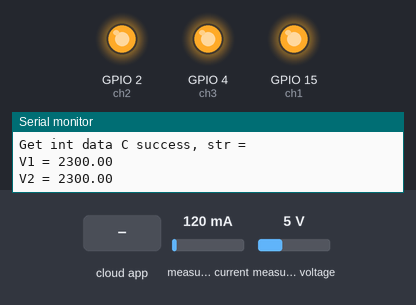
A sketch run on a simulated ESP32. Parts: output pins drawn as LEDs (lit = HIGH), the last lines printed to the serial monitor. Inputs (shaded band) come from the test bench; at power-on: measured current 120 mA, measured voltage 5 V. WiFi joins after 1.5 s; servers stay silent unless stated; the Firebase database answers and starts empty.

Above: at 2.7 s.
2.8 s: the phone or cloud app sets r7 to true
At 3.6 s:
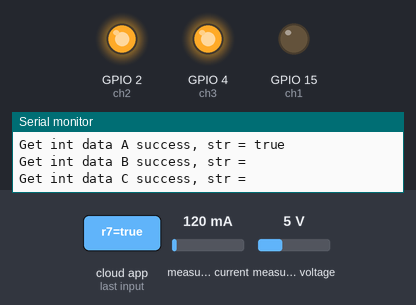
4.6 s: the phone or cloud app sets r8 to true
At 5.6 s:
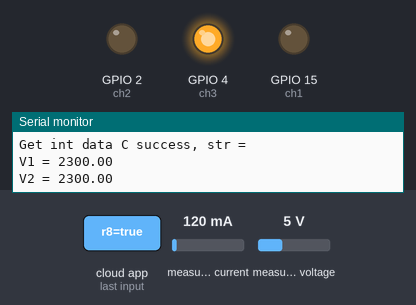
6.3 s: the phone or cloud app sets r9 to true
At 7.7 s:
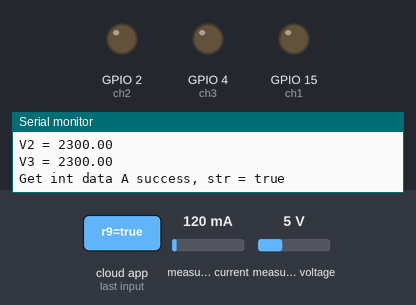
Timing chart, 0 to 9.3 s (numbered marks = the images above; inputs shaded):
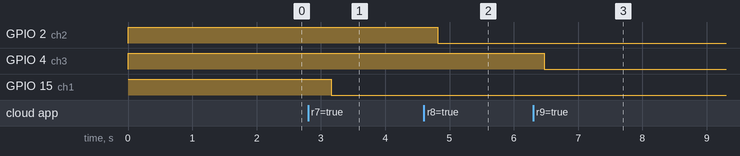

Measured:
- after the input at 2.8 s, GPIO 15 (ch1): HIGH → LOW after 0.36 s
- after the input at 4.6 s, GPIO 2 (ch2): HIGH → LOW after 0.21 s
- after the input at 6.3 s, GPIO 4 (ch3): HIGH → LOW after 0.17 s

The sketch:

Kamar3.ino
```cpp
#include <FirebaseESP32.h>
#include  <WiFi.h>
#define ch1 15
#define ch2 2
#define ch3 4

#define WIFI_SSID "Dr Ir H Amin MT"
#define WIFI_PASSWORD "duakatahurufbesarsemua"
#define FIREBASE_HOST "electric-socket-default-rtdb.firebaseio.com"
#define FIREBASE_AUTH "5rLy39hUjnJrYUOmgEiUpyM57C6ZnvGiqnMPLLs3"
FirebaseData fbdo;

#include "EmonLib.h"
EnergyMonitor emon;
#define vCalibration 83.

void setup()
{
  pinMode(ch1, OUTPUT);
  pinMode(ch2, OUTPUT);
  pinMode(ch3, OUTPUT);
  digitalWrite(ch1, 1);
  digitalWrite(ch2, 1);
  digitalWrite(ch3, 1);

  Serial.begin(9600);
  WiFi.begin(WIFI_SSID, WIFI_PASSWORD);
  Serial.print("Connecting to Wi-Fi");
  while (WiFi.status() != WL_CONNECTED)
  {
    Serial.print(".");
    delay(300);
  }
  Serial.println();
  Serial.print("Connected with IP: ");
  Serial.println(WiFi.localIP());
  Serial.println();
  Firebase.begin(FIREBASE_HOST, FIREBASE_AUTH);
  Firebase.reconnectWiFi(true);
}

void loop()
{
  if (Firebase.getString(fbdo, "Relay/r7"))
  {
    Serial.print("Get int data A success, str = ");
    Serial.println(fbdo.stringData());
    if (fbdo.stringData() == "true")
    {
      digitalWrite(ch1, LOW);
    }
    else
    {
      digitalWrite(ch1, HIGH);
    }
  } else {
    Serial.print("Error in getString, ");
    Serial.println(fbdo.errorReason());
  }
  if (Firebase.getString(fbdo, "Relay/r8"))
  {
    Serial.print("Get int data B success, str = ");
    Serial.println(fbdo.stringData());
    if (fbdo.stringData() == "true")
    {
      digitalWrite(ch2, LOW);
    }
    else
    {
      digitalWrite(ch2, HIGH);
    }
  } else {
    Serial.print("Error in getString, ");
    Serial.println(fbdo.errorReason());
  }
  if (Firebase.getString(fbdo, "Relay/r9"))
  {
    Serial.print("Get int data C success, str = ");
    Serial.println(fbdo.stringData());
    if (fbdo.stringData() == "true")
    {
      digitalWrite(ch3, LOW);
    }
    else
    {
      digitalWrite(ch3, HIGH);
    }
  } else {
    Serial.print("Error in getString, ");
    Serial.println(fbdo.errorReason());
  }

  emon.voltage(13, vCalibration, 1.7);
  emon.calcVI(20, 2000);
  float supplyVoltage   = emon.Vrms * 10;
  Serial.print("V1 = ");
  Serial.println(supplyVoltage);
  Firebase.setFloat(fbdo, "/Tegangan/Voltase7", supplyVoltage) ? "ok" : fbdo.errorReason().c_str();

  emon.voltage(12, vCalibration, 1.7);
  emon.calcVI(20, 2000);
  supplyVoltage   = emon.Vrms * 10;
  Serial.print("V2 = ");
  Serial.println(supplyVoltage);
  Firebase.setFloat(fbdo, "/Tegangan/Voltase8", supplyVoltage) ? "ok" : fbdo.errorReason().c_str();

  emon.voltage(14, vCalibration, 1.7);
  emon.calcVI(20, 2000);
  supplyVoltage   = emon.Vrms * 10;
  Serial.print("V3 = ");
  Serial.println(supplyVoltage);
  Firebase.setFloat(fbdo, "/Tegangan/Voltase9", supplyVoltage) ? "ok" : fbdo.errorReason().c_str();
}
```
